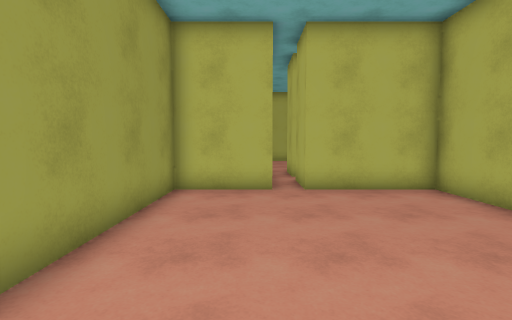
View 1 (above)

12 first-person views from a walk through a 3-D level made in the Unity game engine. The camera is 1.5 m above the floor, tilts 4° down and sees 85° across. The floor is counted in squares, 1 m on a side. Each view is taken from the middle of a square. On the plan, view 1 faces up. The plan holds only what a view shows up to about 14 squares ahead; the rest is blank. The player is left out. Door leaves are left out, so doorways stand open.

View 2
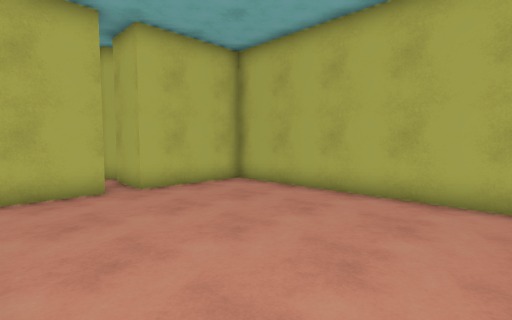

View 3
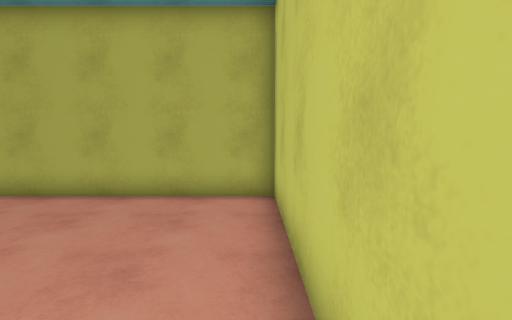

View 4
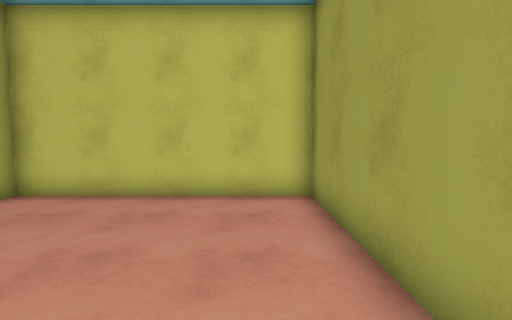

View 5
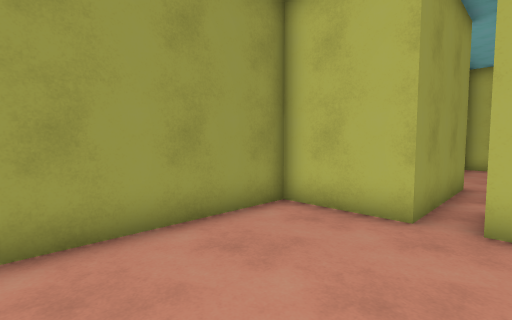

View 6
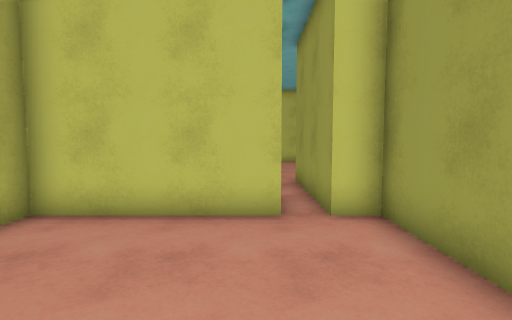

View 7
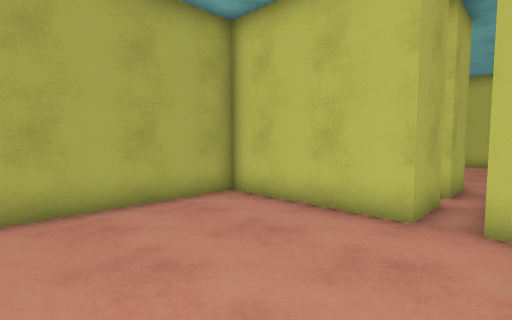

View 8
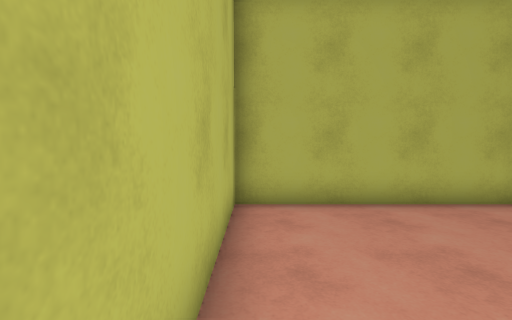

View 9
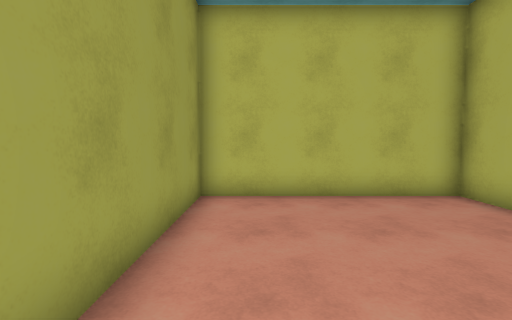

View 10
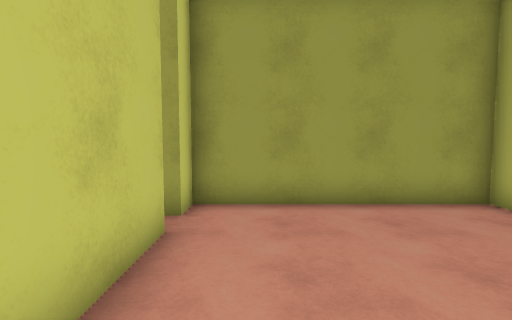

View 11
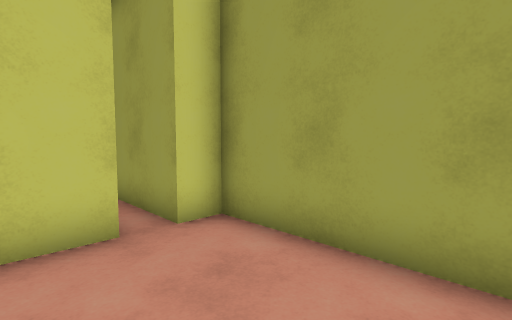

View 12
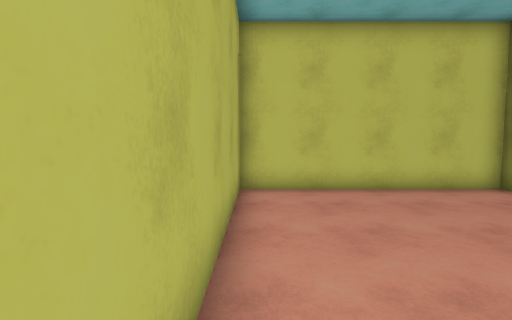

### Floor plan
Ten units are one square. View 1 is at (0, 0); x grows to the right and y downward. Boxes are objects, and circles mark ways between rooms. Rooms are numbered by the first view taken in them; rooms with no view inside come last. Other rooms are left out.
<svg viewBox="-30 -210 135 220">
<path fill="none" stroke="#000" d="M5 -105 5 -85 -25 -85 -25 5 55 5 55 -85 15 -85 15 -105M15 -135 65 -135 65 -205 -5 -205 -5 -135 5 -135M15 -114 15 -135M5 -135 5 -105"/>
<circle cx="10" cy="-95" r="3" fill="#2a7"/>
<circle cx="10" cy="-125" r="3" fill="#2a7"/>
<text x="10" y="-40">1</text>
<text x="30" y="-170">2</text>
<text x="100" y="-110">3</text>
</svg>
Room 1 opens to room 3. Room 2 opens to room 3.

Where each view was taken, in squares from view 1:
view 1: 0 up, 0 right, facing up
view 2: 0 up, 2 left, facing up-right
view 3: 0 up, 2 left, facing right
view 4: 7 up, 1 left, facing down
view 5: 3 up, 2 right, facing up-left
view 6: 19 up, 2 right, facing down
view 7: 19 up, 0 right, facing down-right
view 8: 20 up, 0 right, facing right
view 9: 13 up, 1 right, facing up
view 10: 15 up, 6 right, facing left
view 11: 18 up, 3 right, facing down-left
view 12: 8 up, 5 right, facing down
